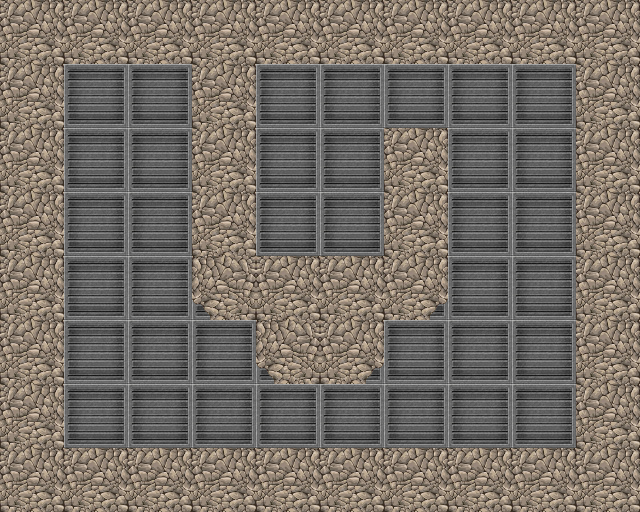

Rendered tile map (Tiled .tmx) drawn with the repository's tilesets; below, a short description and the full map source, tile grids included:
An orthogonal 10x8 tile map with 64x64 px tiles, 1 tile layer (Tile Layer 1).

<map version="1.0" orientation="orthogonal" renderorder="right-down" width="10" height="8" tilewidth="64" tileheight="64" nextobjectid="1">
 <tileset firstgid="1" name="tiles" tilewidth="64" tileheight="64" tilecount="100" columns="10">
  <image source="../tiles/tiles.png" width="640" height="640" />
 </tileset>
 <layer name="Tile Layer 1" width="10" height="8">
  <data encoding="csv">
1,1,1,1,1,1,1,1,1,1,
1,2,2,1,2,2,2,2,2,1,
1,2,2,1,2,2,1,2,2,1,
1,2,2,1,2,2,1,2,2,1,
1,2,2,4,1,1,3,2,2,1,
1,2,2,2,4,3,2,2,2,1,
1,2,2,2,2,2,2,2,2,1,
1,1,1,1,1,1,1,1,1,1
</data>
 </layer>
</map>
